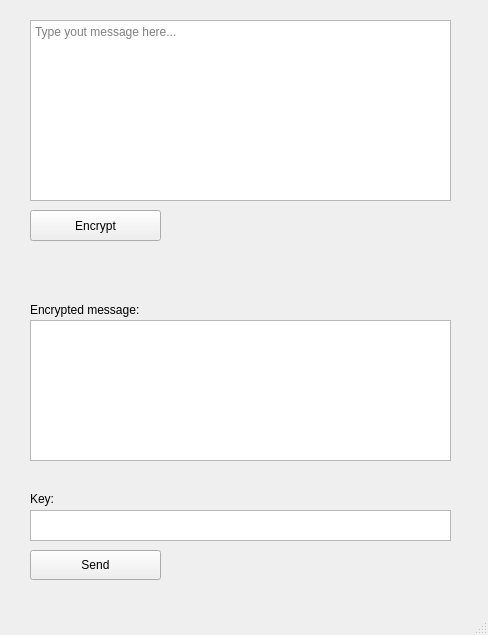
<?xml version="1.0" encoding="UTF-8"?>
<ui version="4.0">
 <class>TxtMsgEncryption</class>
 <widget class="QMainWindow" name="TxtMsgEncryption">
  <property name="geometry">
   <rect>
    <x>0</x>
    <y>0</y>
    <width>488</width>
    <height>635</height>
   </rect>
  </property>
  <property name="windowTitle">
   <string>Encrypt Text Message</string>
  </property>
  <widget class="QWidget" name="centralwidget">
   <widget class="QPlainTextEdit" name="ptePlainTextMessage">
    <property name="geometry">
     <rect>
      <x>30</x>
      <y>20</y>
      <width>421</width>
      <height>181</height>
     </rect>
    </property>
    <property name="placeholderText">
     <string>Type yout message here...</string>
    </property>
   </widget>
   <widget class="QPushButton" name="pbEncrypt">
    <property name="geometry">
     <rect>
      <x>30</x>
      <y>210</y>
      <width>131</width>
      <height>31</height>
     </rect>
    </property>
    <property name="text">
     <string>Encrypt</string>
    </property>
   </widget>
   <widget class="QLabel" name="lblEncryptedMessage">
    <property name="geometry">
     <rect>
      <x>30</x>
      <y>300</y>
      <width>121</width>
      <height>20</height>
     </rect>
    </property>
    <property name="text">
     <string>Encrypted message:</string>
    </property>
   </widget>
   <widget class="QPlainTextEdit" name="pteEncryptedMessage">
    <property name="geometry">
     <rect>
      <x>30</x>
      <y>320</y>
      <width>421</width>
      <height>141</height>
     </rect>
    </property>
    <property name="readOnly">
     <bool>true</bool>
    </property>
   </widget>
   <widget class="QLabel" name="lblKey">
    <property name="geometry">
     <rect>
      <x>30</x>
      <y>490</y>
      <width>54</width>
      <height>17</height>
     </rect>
    </property>
    <property name="text">
     <string>Key:</string>
    </property>
   </widget>
   <widget class="QPlainTextEdit" name="pteKey">
    <property name="geometry">
     <rect>
      <x>30</x>
      <y>510</y>
      <width>421</width>
      <height>31</height>
     </rect>
    </property>
    <property name="readOnly">
     <bool>true</bool>
    </property>
   </widget>
   <widget class="QPushButton" name="pbSend">
    <property name="geometry">
     <rect>
      <x>30</x>
      <y>550</y>
      <width>131</width>
      <height>30</height>
     </rect>
    </property>
    <property name="text">
     <string>Send</string>
    </property>
   </widget>
  </widget>
  <widget class="QMenuBar" name="menubar">
   <property name="geometry">
    <rect>
     <x>0</x>
     <y>0</y>
     <width>488</width>
     <height>22</height>
    </rect>
   </property>
  </widget>
  <widget class="QStatusBar" name="statusbar"/>
 </widget>
 <resources/>
 <connections/>
</ui>
